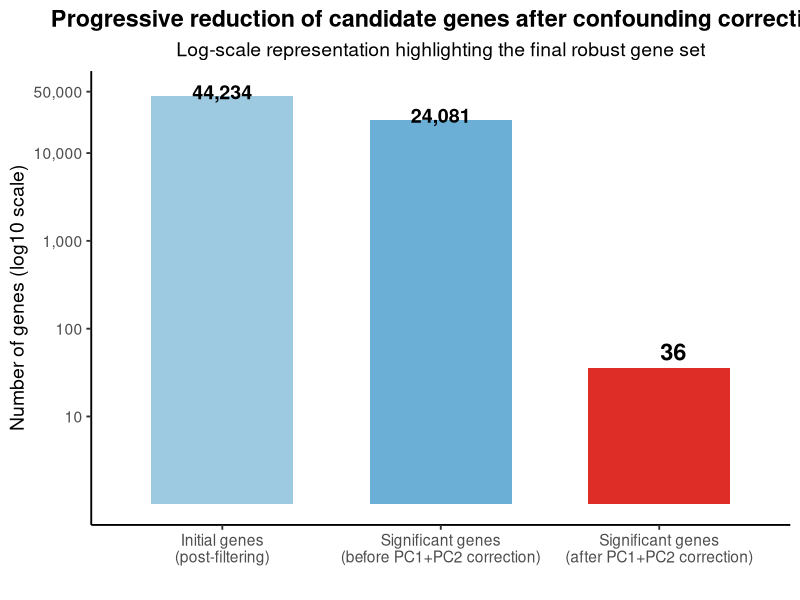

Reproduce this figure in R.
#!/usr/bin/env Rscript

################################################################################
# Script: gene_reduction_barplot.R
#
# Description:
# This script generates a barplot summarizing the progressive reduction in the
# number of candidate genes throughout the mRNA-seq analysis workflow.
#
# Objective:
# To illustrate how the initial set of expressed genes was reduced after
# differential expression analysis before and after correction for PC1 and PC2.
#
# Methodological note:
# A log10 scale is used on the y-axis to highlight the final reduced set of
# candidate genes while preserving the large differences in magnitude across
# analysis steps.
#
# Output:
# - gene_reduction_barplot.png
#
# Author: Natalia Poblete
################################################################################

library(ggplot2)

# -------------------------
# DATA
# -------------------------
df <- data.frame(
  step = c(
    "Initial genes\n(post-filtering)",
    "Significant genes\n(before PC1+PC2 correction)",
    "Significant genes\n(after PC1+PC2 correction)"
  ),
  genes = c(44234, 24081, 36)
)

df$step <- factor(df$step, levels = df$step)

# custom label positions so the 36 is more visible
df$label_y <- c(50000, 27000, 55)
df$label_size <- c(5, 5, 6)

# -------------------------
# BARPLOT
# -------------------------
p <- ggplot(df, aes(x = step, y = genes, fill = step)) +
  geom_bar(stat = "identity", width = 0.65) +
  
  geom_text(
    aes(y = label_y, label = format(genes, big.mark = ",")),
    size = df$label_size,
    fontface = "bold"
  ) +
  
  scale_fill_manual(values = c("#9ecae1", "#6baed6", "#de2d26")) +
  
  scale_y_log10(
    breaks = c(10, 100, 1000, 10000, 50000),
    labels = c("10", "100", "1,000", "10,000", "50,000")
  ) +
  
  theme_classic(base_size = 14) +
  labs(
    title = "Progressive reduction of candidate genes after confounding correction",
    subtitle = "Log-scale representation highlighting the final robust gene set",
    x = "",
    y = "Number of genes (log10 scale)"
  ) +
  theme(
    legend.position = "none",
    plot.title = element_text(face = "bold", hjust = 0.5),
    plot.subtitle = element_text(hjust = 0.5)
  )

# -------------------------
# SAVE
# -------------------------
png("gene_reduction_barplot.png", width = 2200, height = 1400, res = 300, type = "cairo", bg = "white")
print(p)
dev.off()
